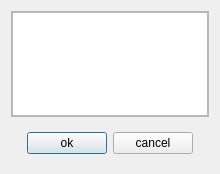
<?xml version="1.0" encoding="UTF-8"?>
<ui version="4.0">
 <class>Dialog</class>
 <widget class="QDialog" name="Dialog">
  <property name="geometry">
   <rect>
    <x>0</x>
    <y>0</y>
    <width>220</width>
    <height>174</height>
   </rect>
  </property>
  <property name="windowTitle">
   <string>Dialog</string>
  </property>
  <layout class="QGridLayout" name="gridLayout" rowstretch="1,0">
   <item row="0" column="0">
    <widget class="QScrollArea" name="scrollArea">
     <property name="widgetResizable">
      <bool>true</bool>
     </property>
     <widget class="QWidget" name="scrollAreaWidgetContents">
      <property name="geometry">
       <rect>
        <x>0</x>
        <y>0</y>
        <width>200</width>
        <height>108</height>
       </rect>
      </property>
      <layout class="QVBoxLayout" name="verticalLayout">
       <property name="leftMargin">
        <number>0</number>
       </property>
       <property name="topMargin">
        <number>0</number>
       </property>
       <property name="rightMargin">
        <number>0</number>
       </property>
       <property name="bottomMargin">
        <number>0</number>
       </property>
       <item>
        <widget class="QTextEdit" name="textEdit">
         <property name="html">
          <string>&lt;!DOCTYPE HTML PUBLIC &quot;-//W3C//DTD HTML 4.0//EN&quot; &quot;http://www.w3.org/TR/REC-html40/strict.dtd&quot;&gt;
&lt;html&gt;&lt;head&gt;&lt;meta name=&quot;qrichtext&quot; content=&quot;1&quot; /&gt;&lt;style type=&quot;text/css&quot;&gt;
p, li { white-space: pre-wrap; }
&lt;/style&gt;&lt;/head&gt;&lt;body style=&quot; font-family:'MS Shell Dlg 2'; font-size:7.875pt; font-weight:400; font-style:normal;&quot;&gt;
&lt;p style=&quot;-qt-paragraph-type:empty; margin-top:0px; margin-bottom:0px; margin-left:0px; margin-right:0px; -qt-block-indent:0; text-indent:0px;&quot;&gt;&lt;br /&gt;&lt;/p&gt;&lt;/body&gt;&lt;/html&gt;</string>
         </property>
        </widget>
       </item>
      </layout>
     </widget>
    </widget>
   </item>
   <item row="1" column="0">
    <widget class="QWidget" name="widget" native="true">
     <layout class="QHBoxLayout" name="horizontalLayout" stretch="1,0,0,1">
      <item>
       <widget class="QWidget" name="widget_2" native="true"/>
      </item>
      <item>
       <widget class="QPushButton" name="pushButton">
        <property name="text">
         <string>ok</string>
        </property>
       </widget>
      </item>
      <item>
       <widget class="QPushButton" name="pushButton_2">
        <property name="text">
         <string>cancel</string>
        </property>
       </widget>
      </item>
      <item>
       <widget class="QWidget" name="widget_3" native="true"/>
      </item>
     </layout>
    </widget>
   </item>
  </layout>
 </widget>
 <resources/>
 <connections/>
</ui>
